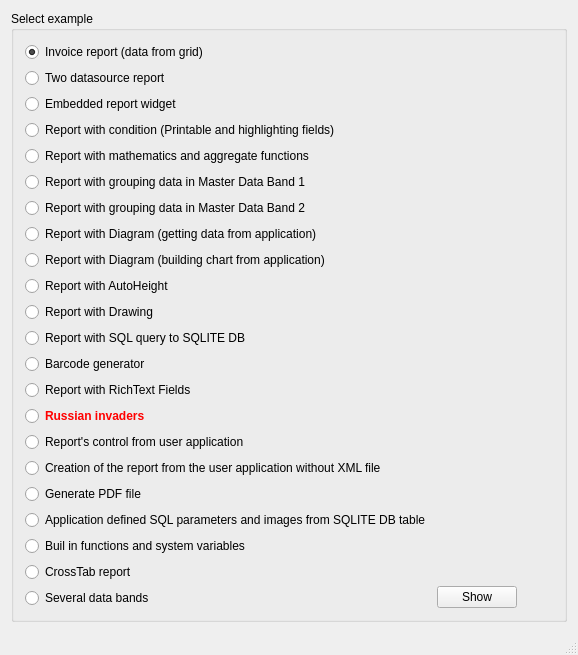
<?xml version="1.0" encoding="UTF-8"?>
<ui version="4.0">
 <class>MainWindow</class>
 <widget class="QMainWindow" name="MainWindow">
  <property name="geometry">
   <rect>
    <x>0</x>
    <y>0</y>
    <width>578</width>
    <height>598</height>
   </rect>
  </property>
  <property name="windowTitle">
   <string>QtRPT examples</string>
  </property>
  <property name="windowIcon">
   <iconset resource="../QtRPT/imagesRpt.qrc">
    <normaloff>:/QtRptDesigner/images/QtRptDesigner.ico</normaloff>:/QtRptDesigner/images/QtRptDesigner.ico</iconset>
  </property>
  <widget class="QWidget" name="centralWidget">
   <layout class="QVBoxLayout" name="verticalLayout_3">
    <item>
     <widget class="QGroupBox" name="groupBox">
      <property name="title">
       <string>Select example</string>
      </property>
      <layout class="QHBoxLayout" name="horizontalLayout_4">
       <item>
        <layout class="QVBoxLayout" name="verticalLayout_2">
         <item>
          <widget class="QRadioButton" name="rBtn1">
           <property name="text">
            <string>Invoice report (data from grid)</string>
           </property>
           <property name="checked">
            <bool>true</bool>
           </property>
          </widget>
         </item>
         <item>
          <widget class="QRadioButton" name="rBtn2">
           <property name="text">
            <string>Two datasource report</string>
           </property>
          </widget>
         </item>
         <item>
          <widget class="QRadioButton" name="rBtn3">
           <property name="text">
            <string>Embedded report widget</string>
           </property>
          </widget>
         </item>
         <item>
          <widget class="QRadioButton" name="rBtn4">
           <property name="text">
            <string>Report with condition (Printable and highlighting fields)</string>
           </property>
          </widget>
         </item>
         <item>
          <widget class="QRadioButton" name="rBtn5">
           <property name="text">
            <string>Report with mathematics and aggregate functions</string>
           </property>
          </widget>
         </item>
         <item>
          <widget class="QRadioButton" name="rBtn6a">
           <property name="text">
            <string>Report with grouping data in Master Data Band 1</string>
           </property>
          </widget>
         </item>
         <item>
          <widget class="QRadioButton" name="rBtn6b">
           <property name="text">
            <string>Report with grouping data in Master Data Band 2</string>
           </property>
          </widget>
         </item>
         <item>
          <widget class="QRadioButton" name="rBtn7a">
           <property name="text">
            <string>Report with Diagram (getting data from application)</string>
           </property>
          </widget>
         </item>
         <item>
          <widget class="QRadioButton" name="rBtn7b">
           <property name="text">
            <string>Report with Diagram (building chart from application)</string>
           </property>
          </widget>
         </item>
         <item>
          <widget class="QRadioButton" name="rBtn8">
           <property name="text">
            <string>Report with AutoHeight</string>
           </property>
          </widget>
         </item>
         <item>
          <widget class="QRadioButton" name="rBtn9">
           <property name="text">
            <string>Report with Drawing</string>
           </property>
          </widget>
         </item>
         <item>
          <widget class="QRadioButton" name="rBtn10">
           <property name="text">
            <string>Report with SQL query to SQLITE DB</string>
           </property>
          </widget>
         </item>
         <item>
          <widget class="QRadioButton" name="rBtn11">
           <property name="text">
            <string>Barcode generator</string>
           </property>
          </widget>
         </item>
         <item>
          <widget class="QRadioButton" name="rBtn12">
           <property name="text">
            <string>Report with RichText Fields</string>
           </property>
          </widget>
         </item>
         <item>
          <widget class="QRadioButton" name="rBtnRussian">
           <property name="font">
            <font>
             <weight>75</weight>
             <bold>true</bold>
            </font>
           </property>
           <property name="styleSheet">
            <string notr="true">color: rgb(255, 0, 0);</string>
           </property>
           <property name="text">
            <string>Russian invaders</string>
           </property>
          </widget>
         </item>
         <item>
          <widget class="QRadioButton" name="rBtn13">
           <property name="text">
            <string>Report's control from user application</string>
           </property>
          </widget>
         </item>
         <item>
          <widget class="QRadioButton" name="rBtn14">
           <property name="text">
            <string>Creation of the report from the user application without XML file</string>
           </property>
          </widget>
         </item>
         <item>
          <widget class="QRadioButton" name="rBtn15">
           <property name="text">
            <string>Generate PDF file</string>
           </property>
          </widget>
         </item>
         <item>
          <widget class="QRadioButton" name="rBtn16">
           <property name="text">
            <string>Application defined SQL parameters and images from SQLITE DB table</string>
           </property>
          </widget>
         </item>
         <item>
          <widget class="QRadioButton" name="rBtn17">
           <property name="text">
            <string>Buil in functions and system variables</string>
           </property>
          </widget>
         </item>
         <item>
          <widget class="QRadioButton" name="rBtn18">
           <property name="enabled">
            <bool>true</bool>
           </property>
           <property name="text">
            <string>CrossTab report</string>
           </property>
          </widget>
         </item>
         <item>
          <widget class="QRadioButton" name="rBtn19">
           <property name="text">
            <string>Several data bands</string>
           </property>
          </widget>
         </item>
        </layout>
       </item>
       <item>
        <layout class="QVBoxLayout" name="verticalLayout">
         <item>
          <widget class="QLabel" name="label">
           <property name="text">
            <string/>
           </property>
           <property name="pixmap">
            <pixmap resource="resurce.qrc">:/images/Logo128.png</pixmap>
           </property>
          </widget>
         </item>
         <item>
          <widget class="QPushButton" name="btnShow">
           <property name="text">
            <string>Show</string>
           </property>
          </widget>
         </item>
        </layout>
       </item>
       <item>
        <spacer name="horizontalSpacer_3">
         <property name="orientation">
          <enum>Qt::Horizontal</enum>
         </property>
         <property name="sizeHint" stdset="0">
          <size>
           <width>40</width>
           <height>20</height>
          </size>
         </property>
        </spacer>
       </item>
      </layout>
     </widget>
    </item>
    <item>
     <spacer name="verticalSpacer">
      <property name="orientation">
       <enum>Qt::Vertical</enum>
      </property>
      <property name="sizeHint" stdset="0">
       <size>
        <width>20</width>
        <height>40</height>
       </size>
      </property>
     </spacer>
    </item>
   </layout>
  </widget>
  <widget class="QMenuBar" name="menuBar">
   <property name="geometry">
    <rect>
     <x>0</x>
     <y>0</y>
     <width>578</width>
     <height>21</height>
    </rect>
   </property>
  </widget>
  <widget class="QStatusBar" name="statusBar"/>
  <action name="actionPrint">
   <property name="checkable">
    <bool>false</bool>
   </property>
   <property name="checked">
    <bool>false</bool>
   </property>
   <property name="enabled">
    <bool>true</bool>
   </property>
   <property name="text">
    <string>Print</string>
   </property>
  </action>
 </widget>
 <layoutdefault spacing="6" margin="11"/>
 <resources>
  <include location="../QtRPT/imagesRpt.qrc"/>
  <include location="../QtRPT/imagesRpt.qrc"/>
  <include location="../QtRPT/imagesRpt.qrc"/>
  <include location="resurce.qrc"/>
 </resources>
 <connections/>
</ui>
